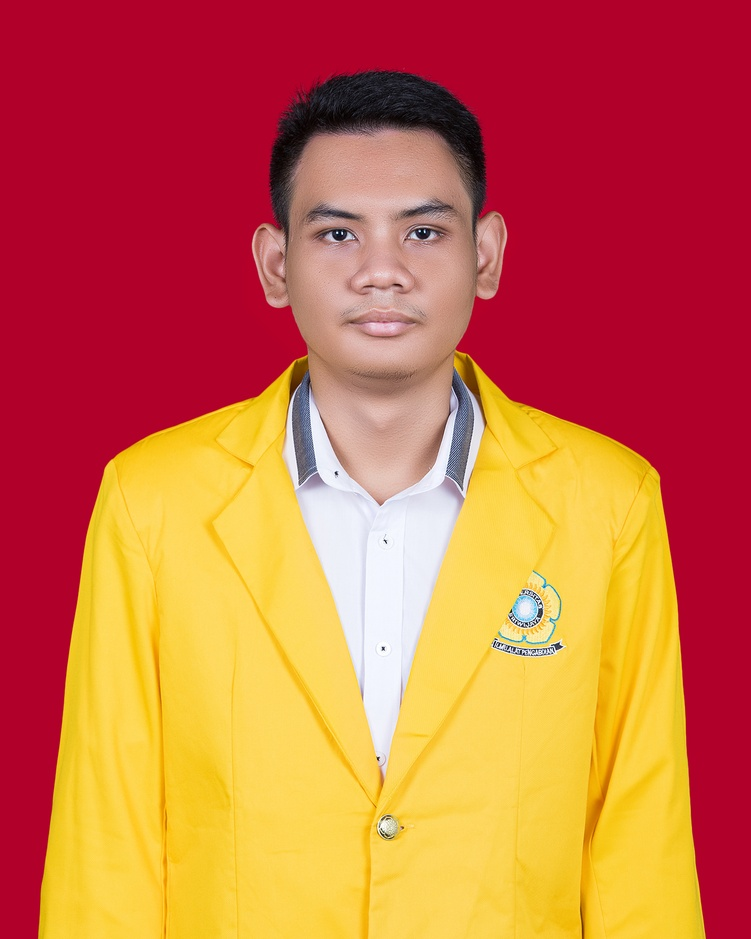
#> input picture tugas_pengpol/pengolahan_citra/kilat_8ok.jpg, 751 x 939 px, shrunk from 1307 x 1633 before the run
$ python fourier.py
#> lines starting #> are read from the running program, lines starting #| are printed output that depends on the picture
from PIL import Image
import numpy as np
import matplotlib.pyplot as plt

# Load the image and convert it to grayscale for simplicity
image_path = "../kilat_8ok.jpg"
img = Image.open(image_path).convert('L')  # Convert to grayscale
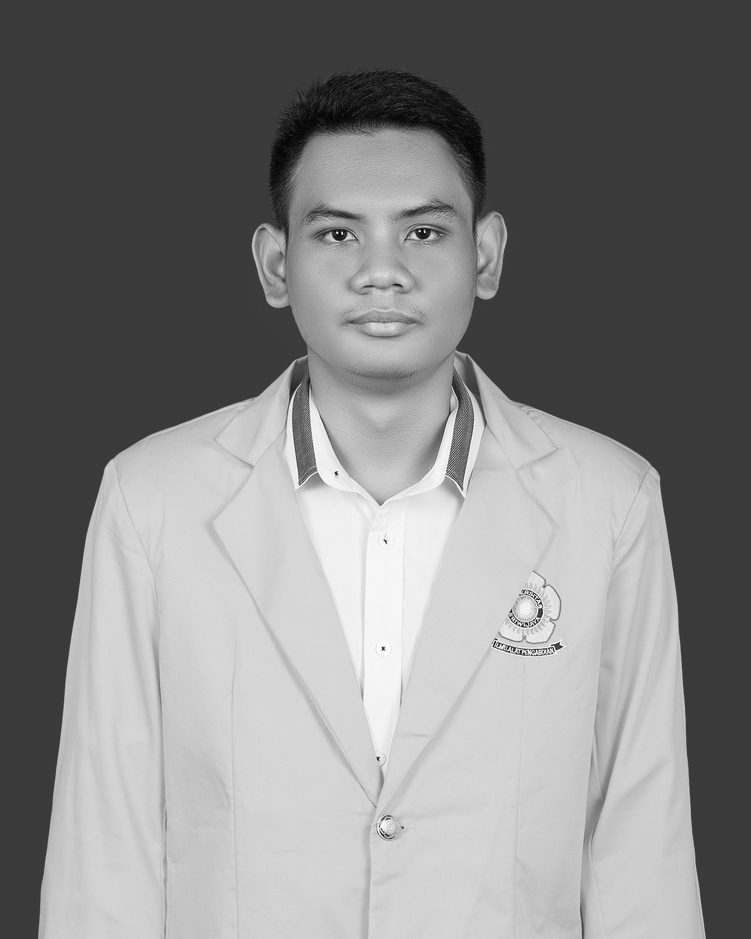
#> img: PIL image 751x939 L; min 0, max 255, mean 131.4

# Convert the image to a NumPy array
img_array = np.array(img)

# Apply the 2D Fourier Transform
f_transform = np.fft.fft2(img_array)
f_shift = np.fft.fftshift(f_transform)  # Shift the zero-frequency component to the center

# Compute the magnitude spectrum (log scale for better visualization)
magnitude_spectrum = np.log(np.abs(f_shift) + 1)  # Adding 1 to avoid log(0)
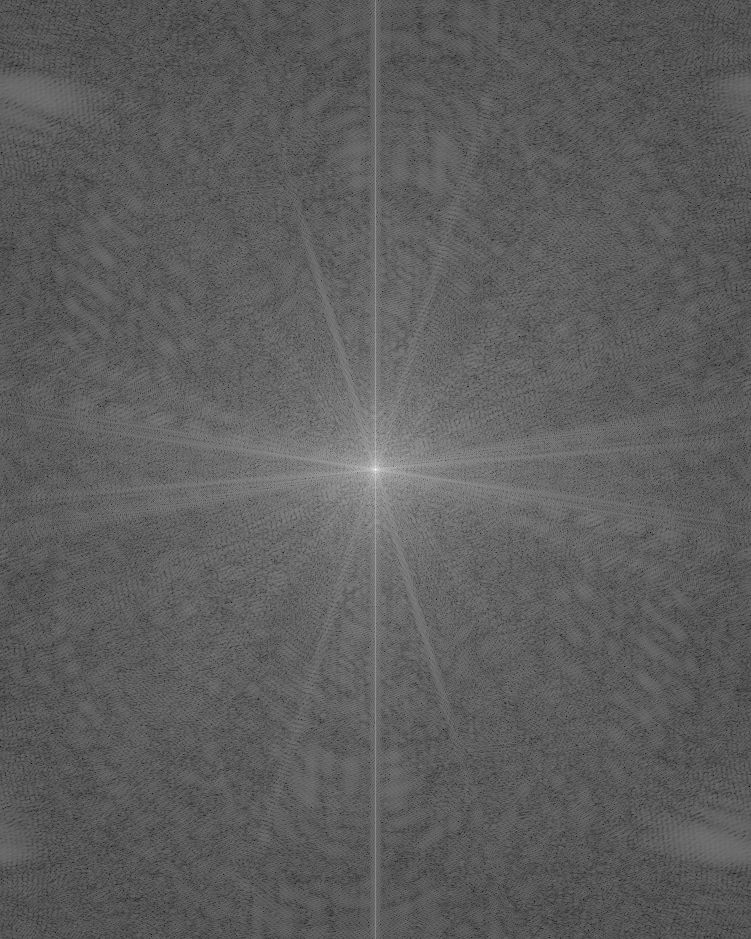
#> magnitude_spectrum: shape (939, 751) float64; min 2.18, max 18.34, mean 8.15; drawn with min black and max white

# Plot the original image and its Fourier Transform magnitude spectrum
plt.figure(figsize=(12, 6))

# Magnitude Spectrum
plt.subplot(1, 2, 2)
plt.imshow(magnitude_spectrum, cmap='gray')
plt.title('Fourier Transform (Magnitude Spectrum)')
plt.axis('off')

# Original image
plt.subplot(1, 2, 1)
plt.imshow(img_array, cmap='gray')
plt.title('Original Image')
plt.axis('off')

plt.tight_layout()
plt.show()
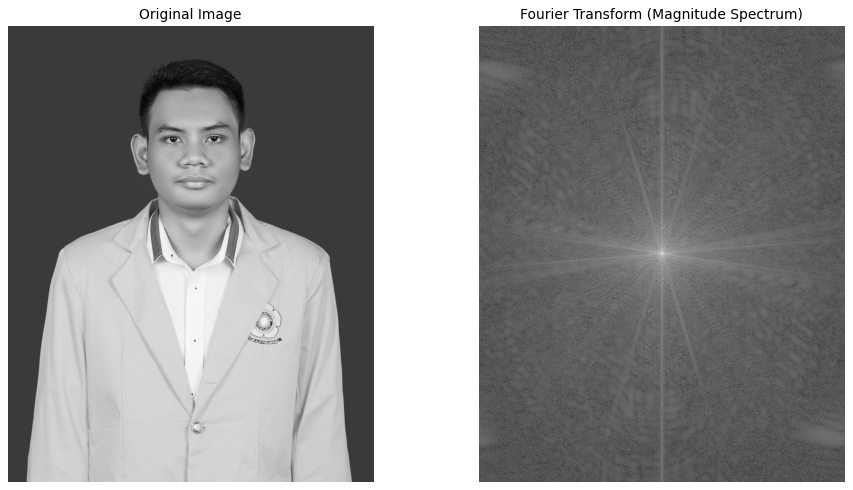
#> figure drawn by matplotlib, 2 panels
